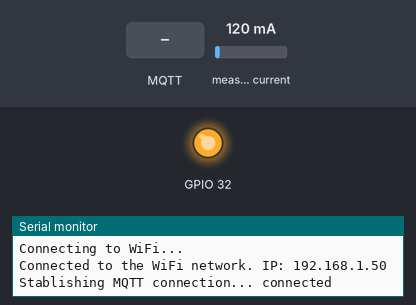
Bench run of a sketch on a simulated ESP32. Parts: output pins drawn as LEDs (lit = HIGH), the last lines printed to the serial monitor. The test bench sets the inputs (shaded band); at power-on: measured current 120 mA (analog values on the 0–4095 scale). WiFi joins after 1.5 s; servers stay silent unless stated; no MQTT or app messages arrive unless stated.

Above: at 6.2 s.
6.3 s: MQTT message "HIGH" arrives on the first subscribed topic
At 7.4 s:
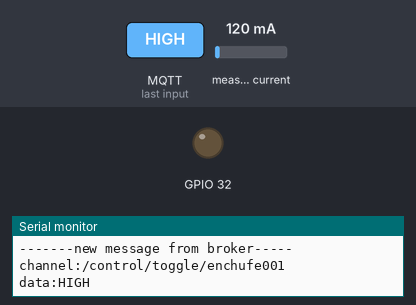
7.8 s: MQTT message "LOW" arrives on the first subscribed topic
At 8.4 s:
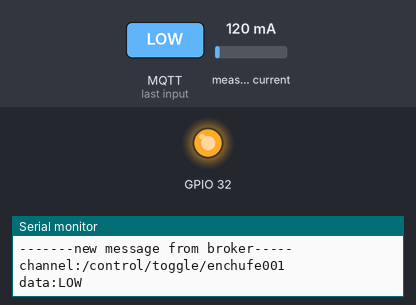
9.3 s: MQTT message "1" arrives on the first subscribed topic
At 10.5 s:
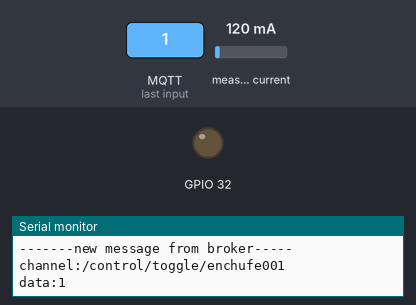
10.8 s: MQTT message "0" arrives on the first subscribed topic
At 11.4 s:
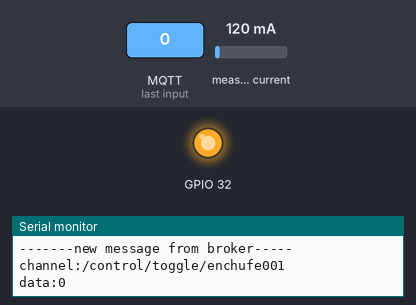
12.3 s: MQTT message "2" arrives on the first subscribed topic
At 12.9 s:
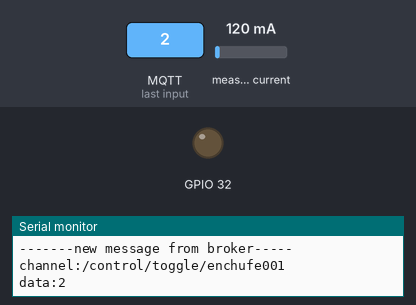
Timing chart, 0 to 14.8 s (numbered marks = the images above; inputs shaded):
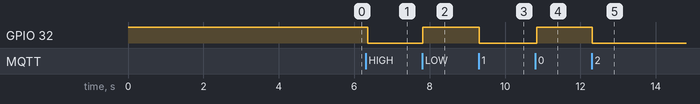

Measured:
- after the input at 6.3 s, GPIO 32: HIGH → LOW after 0.06 s
- after the input at 7.8 s, GPIO 32: LOW → HIGH at once
- after the input at 9.3 s, GPIO 32: HIGH → LOW at once
- after the input at 10.8 s, GPIO 32: LOW → HIGH at once
- after the input at 12.3 s, GPIO 32: HIGH → LOW at once

The sketch:

ESP32-SCT013_MQTT.ino
```cpp
#include <Arduino.h>
#include "EmonLib.h"
#include "WiFi.h"
#include <driver/adc.h>
// MQTT Client Library
#include <PubSubClient.h>

// The GPIO pin were the CT sensor is connected to (should be an ADC input)
#define ADC_INPUT 34

#define HOME_VOLTAGE 230.0

// Force EmonLib to use 10bit ADC resolution
#define ADC_BITS    10
#define ADC_COUNTS  (1<<ADC_BITS)


EnergyMonitor emon1;

const int N_MEASURES = 6;
const int IRMS_SAMPLES = 1000;
// Array to store the readings to print a mean
short measurements[N_MEASURES];
short measureIndex = 0;
unsigned long lastMeasurement = 0;
unsigned long timeFinishedSetup = 0;

//MQTT settings
const char* mqttServer = "192.168.1.10";
const int mqttPort = 1883;
const char* mqttUser = "esp32";
const char* mqttPassword = "esp32tfg";
String clientId = "ESP32Client";
String publishTopic = "/data/consumption/";
String receiverTopic = "/control/toggle/";
String plugID = "enchufe001";

//Wifi Settings
const char* ssid = "replaceWithSSID";
const char* password =  "replaceWithPassword";
WiFiClient wifiClient;
PubSubClient client(wifiClient);
String relayStatus = "HIGH";


void setup() {
  publishTopic = publishTopic + plugID;
  receiverTopic = receiverTopic + plugID;
  pinMode(32, OUTPUT);
  digitalWrite(32, HIGH);
  relayStatus = "HIGH";
  adc1_config_channel_atten(ADC1_CHANNEL_6, ADC_ATTEN_DB_11);
  analogReadResolution(10);
  Serial.begin(9600);

  setWifi();
  setMQTTConnection();
  while (!Serial);

  // Initialize emon library (0.07 = calibration number)
  emon1.current(ADC_INPUT, 0.07);


  timeFinishedSetup = millis();
}


void loop() {
  unsigned long currentMillis = millis();

  // If it's been longer then 1000ms since we took a measurement, take one now!
  if(currentMillis - lastMeasurement > 1000){
    double amps = emon1.calcIrms(IRMS_SAMPLES); // Calculate Irms only
    double watt = amps * HOME_VOLTAGE;

    lastMeasurement = millis();

    // Readings are unstable the first 5 seconds when the device powers on
      // so ignore them until they stabilise.
    if(millis() - timeFinishedSetup >= 10000){
      measurements[measureIndex] = watt;
      measureIndex++;
    }
  }

  // When we have several measurements, print them
  if (measureIndex == N_MEASURES) {
    double mean = 0.0;
    for (int i = 0; i < N_MEASURES; i++) {
      mean += measurements[i];
    }
    mean /= (double)N_MEASURES;
    Serial.println(mean);
    sendInfo(mean);
    measureIndex = 0;
  }
  client.loop();
}


// Start up wifi, if it's first time, must use Wifi.begin(ssid, password) to connect. You can use Wifi.begin() afterwards
// to avoid exposing your password in your code


void setWifi() {
  WiFi.begin(); // Asume you already connected it, otherwise you'll have to use Wifi.begin(<ssid>,<password>)
  //Wifi.begin(ssid, password)
  while (WiFi.status() != WL_CONNECTED) {
    delay(5000);
    Serial.println("Connecting to WiFi...");
  }

  Serial.print("Connected to the WiFi network. IP: ");
  Serial.println(WiFi.localIP());
}


// Connects to the server


void setMQTTConnection() {
  // Set the server IP and port
  client.setServer(mqttServer, mqttPort);
  client.setCallback(callback);
  while (!client.connected()) {
    Serial.print("Stablishing MQTT connection... ");
    // Attempt to connect
    if (client.connect(clientId.c_str(),mqttUser,mqttPassword)) {
      Serial.println("connected");
      String connectionMessage = String("/connections/presence/ESP32/");
      connectionMessage += plugID;
      client.publish( connectionMessage.c_str(), "connected");
      if(client.subscribe(receiverTopic.c_str()) && client.subscribe("/control/toggle/general")) {
        String suscribedMessage = String("esp32 subbed to /control/toggle/general and ");
        suscribedMessage += receiverTopic;
        client.publish("/connections/presence/ESP32/", suscribedMessage.c_str());
      }
    } else {
      Serial.print("failed, rc=");
      Serial.print(client.state());
      Serial.println(" try again in 1 second");
      // Wait a second before retrying
      delay(1000);
    }
  }
}


// Tries to connect and send the read data


void sendInfo(float consumption) {
  if(!client.connected()){
    setMQTTConnection();
  }
  if (client.connect(clientId.c_str(),mqttUser,mqttPassword)) {
      client.publish(publishTopic.c_str(), String(consumption).c_str());
      Serial.print("Data ");
      Serial.print(consumption);
      Serial.println(" sent");
  } else {
    Serial.println("The client was disconnected unexpectedly. Trying to resend...");
    delay(1000);
    sendInfo(consumption);
  }
}


// Callback function to manage the relay's status


void callback(char* topic, byte *payload, unsigned int length) {
  Serial.println("-------new message from broker-----");
  Serial.print("channel:");
  Serial.println(topic);
  Serial.print("data:");
  Serial.write(payload, length);
  Serial.println();

  // Smart Switch is only subbed to /control/toggle/<plugID> and /control/toggle/general (general toggle) so it will change relay's status when any message is received
  toggleRelay();
}


// Toggles the Relay status


void toggleRelay() {
  if (relayStatus == "HIGH"){
      digitalWrite(32, LOW);
      relayStatus = "LOW";
  } else if (relayStatus == "LOW") {
      digitalWrite(32, HIGH);
      relayStatus = "HIGH";
  }
}
```
